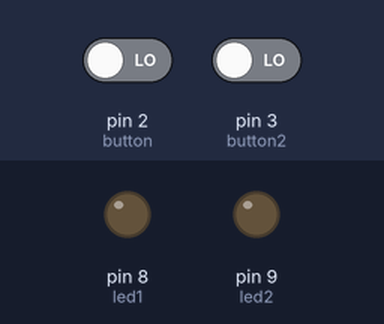
Bench run of a sketch on a simulated Arduino Uno, built with avr-gcc and run on an emulated ATmega328P. On the bench: output pins drawn as LEDs (lit = HIGH). Inputs (shaded band) come from the test bench; at power-on: pin 2 (button) LOW, pin 3 (button2) LOW.

Above: at 1.2 s.
1.3 s: pin 2 (button) driven HIGH and pin 3 (button2) driven HIGH
At 1.8 s:
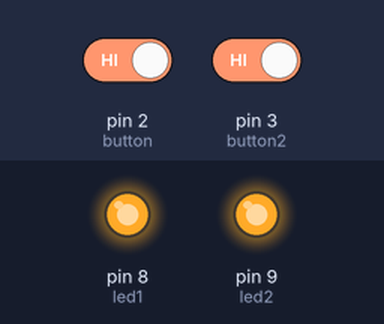
2.8 s: pin 2 (button) driven LOW
At 4.0 s:
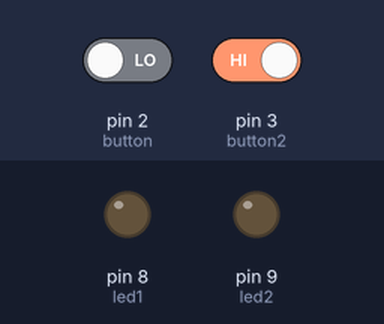
4.3 s: pin 2 (button) driven HIGH
At 5.3 s:
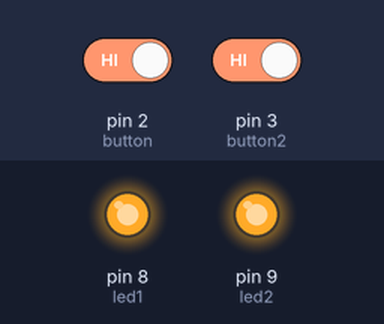
Timing chart, 0 to 7.3 s (numbered marks = the images above; inputs shaded):
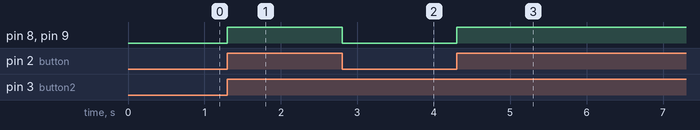

Measured:
- after the input at 1.3 s, pin 8 (led1), pin 9 (led2): LOW → HIGH at once
- after the input at 2.8 s, pin 8 (led1), pin 9 (led2): HIGH → LOW at once
- after the input at 4.3 s, pin 8 (led1), pin 9 (led2): LOW → HIGH at once

The sketch:

Part-7.ino
```cpp
int led1=8;
int led2=9;
int button=2;
int button2=3;
bool buttonS=false;
bool buttonS2=false;


void setup() {
  pinMode(led1,OUTPUT);
  pinMode(led2,OUTPUT);
  pinMode(button,INPUT);
  pinMode(button2,INPUT);
}

void start(){
    buttonS = digitalRead(button);
  buttonS2 = digitalRead(button2);

  if(buttonS==true && buttonS2==true){
    digitalWrite(led1,HIGH);
    digitalWrite(led2,HIGH);
  }else{
    digitalWrite(led1,LOW);
    digitalWrite(led2,LOW);
  }
}

void loop() {
start();
}
```
